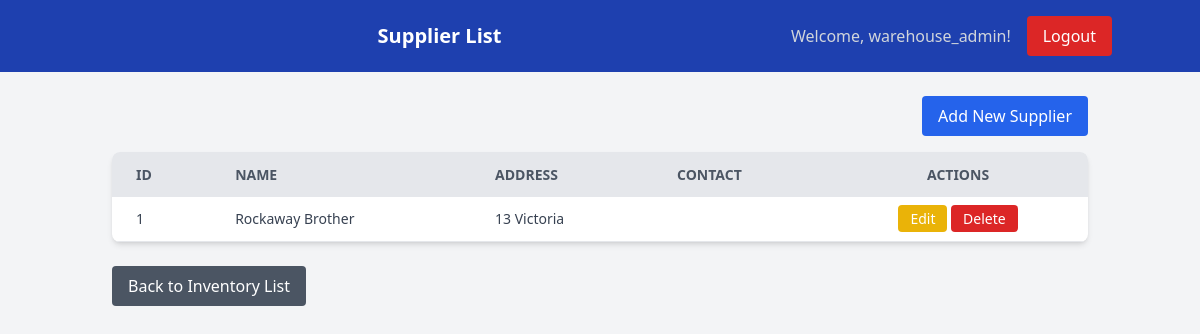
The page /inventory/supplier_list/ (signed in) on the database as committed earlier.
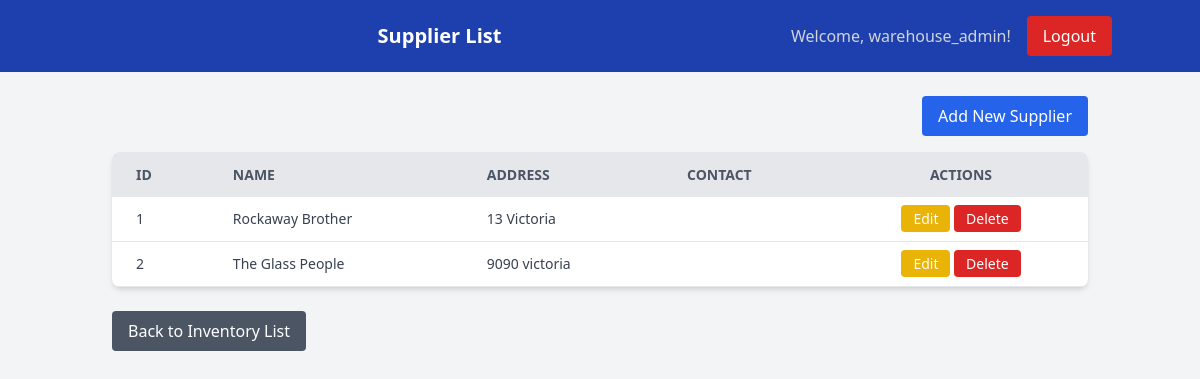
The same page on the database as committed later.
### inventory/models.py (models this page shows, shortened)
class Supplier(models.Model):
    name = models.CharField(max_length=255)
    email = models.EmailField(default='example@example.com')
    telephone = models.CharField(max_length=20, null=True, blank=True)
    address = models.TextField()
    website = models.URLField(default='http://defaultwebsite.com')

### inventory/views.py (the view)
# urls.py: path('supplier_list/', views.supplier_list, name='supplier_list'),
@login_required
def supplier_list(request):
    suppliers = Supplier.objects.all()
    is_manager = request.user.groups.filter(name='warehouse_managers').exists()
    is_staff = request.user.groups.filter(name='warehouse_staff').exists()
    context = {
        'suppliers': suppliers,
        'is_manager': is_manager,
        'is_staff': is_staff,
    }
    return render(request, 'inventory/supplier_list.html', context)

### templates/inventory/supplier_list.html (shortened to what this page needs)
<!DOCTYPE html>
<html lang="en">
<head>
    {% load static tailwind_tags %}
    <link href="https://cdn.jsdelivr.net/npm/tailwindcss@2.2.19/dist/tailwind.min.css" rel="stylesheet">
    {% tailwind_css %}
</head>
<body class="bg-gray-100 font-sans">
    <header class="bg-blue-800 text-white p-4">
        <div class="container mx-auto flex justify-between items-center">
            <h1 class="text-xl font-semibold">Supplier List</h1>
            <div class="flex items-center space-x-4">
                <span class="text-gray-300">Welcome, {{ user.username }}!</span>
                <a href="{% url 'logout' %}" class="bg-red-600 hover:bg-red-700 text-white py-2 px-4 rounded">Logout</a>
            </div>
        </div>
    </header>
    <main class="container mx-auto p-6">
        <div class="flex justify-end mb-4">
            <a href="{% url 'add_supplier' %}" class="bg-blue-600 hover:bg-blue-700 text-white py-2 px-4 rounded">Add New Supplier</a>
        </div>
        <div class="bg-white shadow-md rounded-lg overflow-hidden">
            <table class="min-w-full leading-normal">
                <thead>
                    <tr class="bg-gray-200 text-gray-600 uppercase text-sm leading-normal">
                        <th class="py-3 px-6 text-left">ID</th>
                        <th class="py-3 px-6 text-left">Name</th>
                        <th class="py-3 px-6 text-left">Address</th>
                        <th class="py-3 px-6 text-left">Contact</th>
                        <th class="py-3 px-6 text-center">Actions</th>
                    </tr>
                </thead>
                <tbody class="text-gray-700 text-sm font-light">
                    {% for supplier in suppliers %}
                    <tr class="border-b border-gray-200 hover:bg-gray-100">
                        <td class="py-3 px-6 text-left">{{ supplier.id }}</td>
                        <td class="py-3 px-6 text-left">{{ supplier.name }}</td>
                        <td class="py-3 px-6 text-left">{{ supplier.address }}</td>
                        <td class="py-3 px-6 text-left">{{ supplier.contact }}</td>
                        <td class="py-3 px-6 text-center">
                            <a href="{% url 'edit_supplier' supplier.pk %}" class="bg-yellow-500 hover:bg-yellow-600 text-white py-1 px-3 rounded">Edit</a>
                            <a href="{% url 'delete_supplier' supplier.pk %}" class="bg-red-600 hover:bg-red-700 text-white py-1 px-3 rounded">Delete</a>
                        </td>
                    </tr>
                    {% endfor %}
                </tbody>
            </table>
        </div>
        <div class="mt-6 flex justify-start">
            <a href="{% url 'inventory_list' %}" class="bg-gray-600 hover:bg-gray-700 text-white py-2 px-4 rounded">Back to Inventory List</a>
        </div>
    </main>
</body>
</html>

Rows that differ between the two databases and show on the page:
added Supplier: id "2", name "The Glass People", address "9090 victoria"
